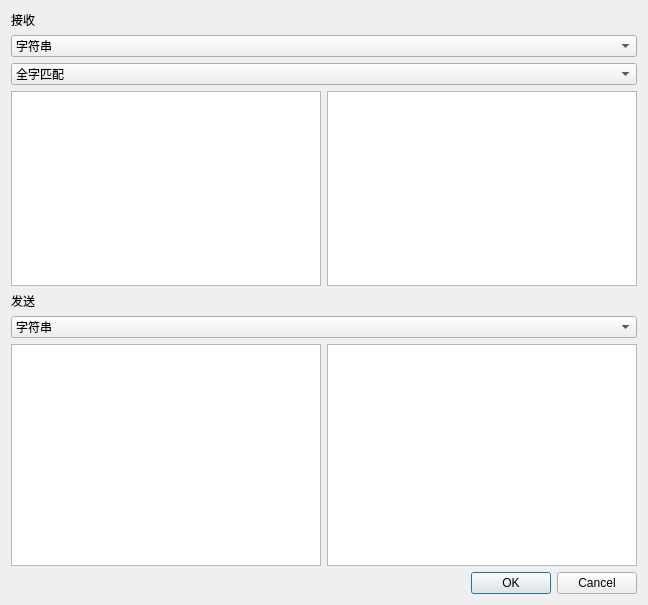
<?xml version="1.0" encoding="UTF-8"?>
<ui version="4.0">
 <class>ComToolAutoReplyDialog</class>
 <widget class="RepeaterDialog" name="ComToolAutoReplyDialog">
  <property name="geometry">
   <rect>
    <x>0</x>
    <y>0</y>
    <width>648</width>
    <height>605</height>
   </rect>
  </property>
  <property name="windowTitle">
   <string>Dialog</string>
  </property>
  <layout class="QVBoxLayout" name="verticalLayout_3">
   <item>
    <layout class="QVBoxLayout" name="verticalLayout_2">
     <item>
      <widget class="QLabel" name="label">
       <property name="text">
        <string>接收</string>
       </property>
      </widget>
     </item>
     <item>
      <widget class="QComboBox" name="comboBox_2">
       <item>
        <property name="text">
         <string>字符串</string>
        </property>
       </item>
       <item>
        <property name="text">
         <string>HEX</string>
        </property>
       </item>
      </widget>
     </item>
     <item>
      <widget class="QComboBox" name="comboBox">
       <item>
        <property name="text">
         <string>全字匹配</string>
        </property>
       </item>
       <item>
        <property name="text">
         <string>部分匹配</string>
        </property>
       </item>
       <item>
        <property name="text">
         <string>正则表达式</string>
        </property>
       </item>
      </widget>
     </item>
     <item>
      <layout class="QHBoxLayout" name="horizontalLayout">
       <item>
        <widget class="QTextEdit" name="textEdit"/>
       </item>
       <item>
        <widget class="QTextEdit" name="textEdit_2"/>
       </item>
      </layout>
     </item>
    </layout>
   </item>
   <item>
    <layout class="QVBoxLayout" name="verticalLayout">
     <item>
      <widget class="QLabel" name="label_2">
       <property name="text">
        <string>发送</string>
       </property>
      </widget>
     </item>
     <item>
      <widget class="QComboBox" name="comboBox_3">
       <item>
        <property name="text">
         <string>字符串</string>
        </property>
       </item>
       <item>
        <property name="text">
         <string>HEX</string>
        </property>
       </item>
      </widget>
     </item>
     <item>
      <layout class="QHBoxLayout" name="horizontalLayout_2">
       <item>
        <widget class="QTextEdit" name="textEdit_3"/>
       </item>
       <item>
        <widget class="QTextEdit" name="textEdit_4"/>
       </item>
      </layout>
     </item>
    </layout>
   </item>
   <item>
    <widget class="QDialogButtonBox" name="buttonBox">
     <property name="orientation">
      <enum>Qt::Horizontal</enum>
     </property>
     <property name="standardButtons">
      <set>QDialogButtonBox::Cancel|QDialogButtonBox::Ok</set>
     </property>
    </widget>
   </item>
  </layout>
 </widget>
 <customwidgets>
  <customwidget>
   <class>RepeaterDialog</class>
   <extends>QWidget</extends>
   <header>repeaterdialog.h</header>
   <container>1</container>
  </customwidget>
 </customwidgets>
 <resources/>
 <connections>
  <connection>
   <sender>buttonBox</sender>
   <signal>accepted()</signal>
   <receiver>ComToolAutoReplyDialog</receiver>
   <slot>accept()</slot>
   <hints>
    <hint type="sourcelabel">
     <x>248</x>
     <y>254</y>
    </hint>
    <hint type="destinationlabel">
     <x>157</x>
     <y>274</y>
    </hint>
   </hints>
  </connection>
  <connection>
   <sender>buttonBox</sender>
   <signal>rejected()</signal>
   <receiver>ComToolAutoReplyDialog</receiver>
   <slot>reject()</slot>
   <hints>
    <hint type="sourcelabel">
     <x>316</x>
     <y>260</y>
    </hint>
    <hint type="destinationlabel">
     <x>286</x>
     <y>274</y>
    </hint>
   </hints>
  </connection>
 </connections>
</ui>
